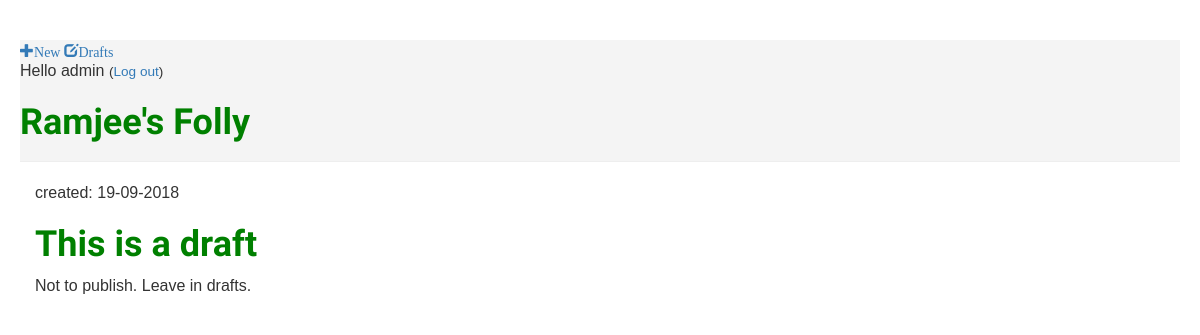
Page /drafts/ (signed in) on the committed database.
### blog/models.py (models this page shows, shortened)
class Post(models.Model):
    author = models.ForeignKey('auth.User', on_delete=models.CASCADE)
    title = models.CharField(max_length=200)
    text = models.TextField()
    image = models.ImageField(upload_to=upload_location,
    		null=True, blank=True)
    height_field = models.IntegerField(default=0)
    width_field = models.IntegerField(default=0)
    created_date = models.DateTimeField(
            default=timezone.now)
    published_date = models.DateTimeField(
            blank=True, null=True)

### blog/views.py (the view)
# urls.py: path('drafts/', views.post_draft_list, name='post_draft_list'),
@login_required
def post_draft_list(request):
    posts = Post.objects.filter(published_date__isnull=True).order_by('created_date')
    return render(request, 'blog/post_draft_list.html', {'posts': posts})

### blog/templates/blog/post_draft_list.html
{% extends 'blog/base.html' %}
{% block content %}
    {% for post in posts %}
        <div class="post">
            <p class="date">created: {{ post.created_date|date:'d-m-Y' }}</p>
            <h1><a href="{% url 'post_detail' pk=post.pk %}">{{ post.title }}</a></h1>
            <p>{{ post.text|truncatechars:200 }}</p>
        </div>
    {% endfor %}
{% endblock %}

### blog/templates/blog/base.html (shortened to what this page needs)
{% load static %}
<html>
    <head>
        <link rel="stylesheet" href="https://maxcdn.bootstrapcdn.com/bootstrap/3.3.7/css/bootstrap.min.css">
<link rel="stylesheet" href="https://maxcdn.bootstrapcdn.com/bootstrap/3.3.7/css/bootstrap-theme.min.css">
        <link rel="stylesheet" href="{% static 'css/blog.css' %}">
    </head>
<body>
    <div class="page-header">
{% if user.is_authenticated %}
    <a href="{% url 'post_new' %}" class="top-menu"><span class="glyphicon glyphicon-plus">New</span></a>
    <a href="{% url 'post_draft_list' %}" class="top-menu"><span class="glyphicon glyphicon-edit">Drafts</span></a>
	<p class="top-menu">Hello {{ user.username }} <small>(<a href="{% url 'logout' %}">Log out</a>)</small></p>
{% else %}
	    <a href="{% url 'login' %}" class="top-menu"><span class="glyphicon glyphicon-lock"></span></a>
{% endif %}
        <h1><a href="/">Ramjee's Folly</a></h1>
    </div>
    <div class="content container">
        <div class="row">
            <div class="col-md-8">
            {% block content %}
            {% endblock %}
            </div>
        </div>
    </div>
</body>
</html>

### blog/static/css/blog.css (style rules this page uses)
.page-header { background-color: #f4f4f4; }
h1 a { color: green; font-family: times; font-weight: 800; }
body { padding: 20; padding-top: 0; width: 100%; }
h1, h2, h3, h4 { font-family: times; }
p { font-family: sans-serif; font-size: 12pt; }

### rows in the picture
Post: created_date "19-09-2018", title "This is a draft", text "Not to publish. Leave in drafts."

### other values in the picture
{{ user.username }} "admin"
